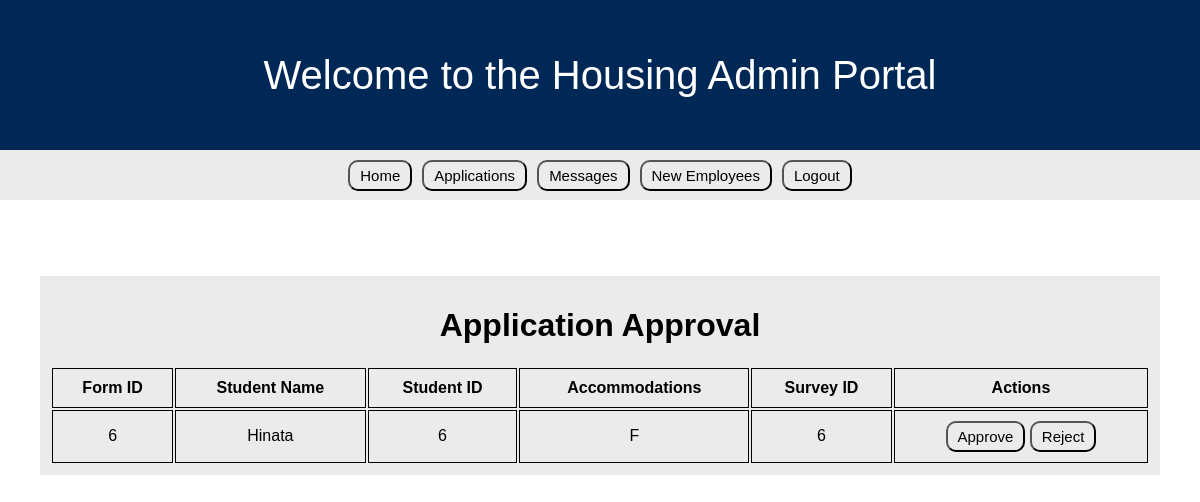
The app's page /employee/application-approval with its own data.
### tables this page shows
CREATE TABLE housingForm (
    f_formID decimal(12,0) NOT NULL,
    f_studentID decimal(12,0) NOT NULL,
    f_status CHAR(1) NOT NULL,
    f_accomodations CHAR(1) NOT NULL,
    f_surveyID decimal(12,0) NOT NULL,
    FOREIGN KEY (f_surveyID) REFERENCES profileSurvey(ps_surveyID)
    FOREIGN KEY (f_studentID) REFERENCES student(s_studentID)
);

CREATE TABLE student (
    s_studentID decimal(12,0) NOT NULL,
    s_name VARCHAR(25) NOT NULL,
    s_gender CHAR(1) NOT NULL,
    s_year INT NOT NULL,
    s_email VARCHAR(100) NOT NULL UNIQUE,
    s_password VARCHAR(100) NOT NULL,
    s_buildingID decimal(12,0) NOT NULL,
    s_roomID decimal(12,0) NOT NULL,
    PRIMARY KEY (s_studentID),
    FOREIGN KEY (s_buildingID) REFERENCES building(b_buildingID),
    FOREIGN KEY (s_roomID) REFERENCES room(r_roomID)
);

### server.py (the view)
@app.route("/employee/application-approval", methods=['GET', 'POST'])
def application_approval():
    conn = open_connection()
    if conn:
        cursor = conn.cursor()
        if request.method == 'POST':
            action = request.form.get('action')  # 'approve' or 'reject'
            form_id = request.form.get('form_id')  # The form ID to update
            if action == 'approve':
                sql_update = "UPDATE housingForm SET f_status = 'A' WHERE f_formID = ?"
                cursor.execute(sql_update, (form_id,))
                conn.commit()
                flash(f"Application {form_id} approved!", "success")
            elif action == 'reject':
                sql_update = "UPDATE housingForm SET f_status = 'R' WHERE f_formID = ?"
                cursor.execute(sql_update, (form_id,))
                conn.commit()
                flash(f"Application {form_id} rejected.", "error")
            return redirect(url_for('application_approval'))
        else:
            sql_query = """
                SELECT hf.*, s.s_name
                FROM housingForm hf
                JOIN student s ON hf.f_studentID = s.s_studentID
                WHERE hf.f_status = 'F'
            """
            cursor.execute(sql_query)
            applications = cursor.fetchall()  # Fetch all records
            print(f"Applications with f_status = 'F': {applications}")
            conn.close()  # Close the connection
            return render_template("applications.html", applications=applications)
    else:
        flash("Error connecting to the database", "error")
        return redirect(url_for('employee_view'))

### server.py (called while the page is built)
def open_connection():
    conn = None
    try:
        conn = sqlite3.connect(StarRez)
        return conn
    except Error as e:
        print(f"Error connecting to database: {e}")
    return conn

### templates/applications.html (shortened to what this page needs)
<!DOCTYPE html>
<html lang="en">
<head>
</head>
<body>
    <div id="navbarTop">
        <p id="welcome">Welcome {{ session.student_name }} to the Housing Admin Portal</p>
    </div>
    <div id="navbarBot">
        <button id="home" onclick="window.location.href='/employee_view'">Home</button>
        <form action="{{ url_for('application_approval') }}" method="GET">
            <button type="submit" name="action" value="applications" id="form">Applications</button>
        </form>
        <form action="{{ url_for('employee_messages') }}" method="GET">
            <button type="submit" name="action" value="messages" id="message">Messages</button>
        </form>
        <form action="{{ url_for('new_employee') }}" method="GET">
            <button type="submit" name="action" value="new_employees" id="newEmp">New Employees</button>
        </form>
        <button id="logout" onclick="window.location.href='/logout'">Logout</button>
    </div>
    <br>
    <br>
    <div id="appContainer">
        <h1>Application Approval</h1>
        <table id="appTable">
            <thead>
                <tr>
                    <th>Form ID</th>
                    <th>Student Name</th>
                    <th>Student ID</th>
                    <th>Accommodations</th>
                    <th>Survey ID</th>
                    <th>Actions</th>
                </tr>
            </thead>
            <tbody>
                {% for application in applications %}
                    <tr>
                        <td>{{ application[0] }}</td>
                        <td>{{ application[5] }}</td>
                        <td>{{ application[1] }}</td>
                        <td>{{ application[2] }}</td>
                        <td>{{ application[4] }}</td>
                        <td>
                            <form action="{{ url_for('application_approval') }}" method="POST" style="display:inline;">
                                <button type="submit" class="approveBtn">Approve</button>
                            </form>
                            <form action="{{ url_for('application_approval') }}" method="POST" style="display:inline;">
                                <button type="submit" class="rejectBtn">Reject</button>
                            </form>
                        </td>
                    </tr>
                {% else %}
                    <tr>
                        <td colspan="7">No applications found with status 'F'.</td>
                    </tr>
                {% endfor %}
            </tbody>
        </table>
    </div>
</body>
</html>

### templates/applications.html (style rules this page uses)
body { font-family: sans-serif; margin: 0; padding: 0; }
#navbarTop { background-color: rgb(0, 40, 86); height: 150px; margin: 0; padding: 0; overflow: hidden; display: flex; align-items: center; justify-content: center; }
#navbarBot { background-color: rgb(236, 235, 235); height: 50px; margin: 0; padding: 0; overflow: hidden; display: flex; align-items: center; justify-content: center; gap: 10px; }
#welcome { font-size: 40px; color: white; }
#home { background-color: transparent; border-radius: 10px; padding: 5px 10px; font-size: 15px; }
#form { background-color: transparent; border-radius: 10px; padding: 5px 10px; font-size: 15px; }
#message { background-color: transparent; border-radius: 10px; padding: 5px 10px; font-size: 15px; }
#newEmp { background-color: transparent; border-radius: 10px; padding: 5px 10px; font-size: 15px; }
#logout { background-color: transparent; border-radius: 10px; padding: 5px 10px; font-size: 15px; }
#appContainer { background-color: rgb(236, 235, 235); margin: 40px; text-align: center; padding-top: 10px; padding-bottom: 10px; }
table { width: 100%; padding-left: 10px; padding-right: 10px; }
th, td { padding: 10px; border: 1px solid #000000; text-align: center; }
.approveBtn { background-color: transparent; border-radius: 10px; padding: 5px 10px; font-size: 15px; }
.rejectBtn { background-color: transparent; border-radius: 10px; padding: 5px 10px; font-size: 15px; }

### records on screen
housingForm: f_formID "6", s_name "Hinata", f_studentID "6", f_status "F", f_surveyID "6"
